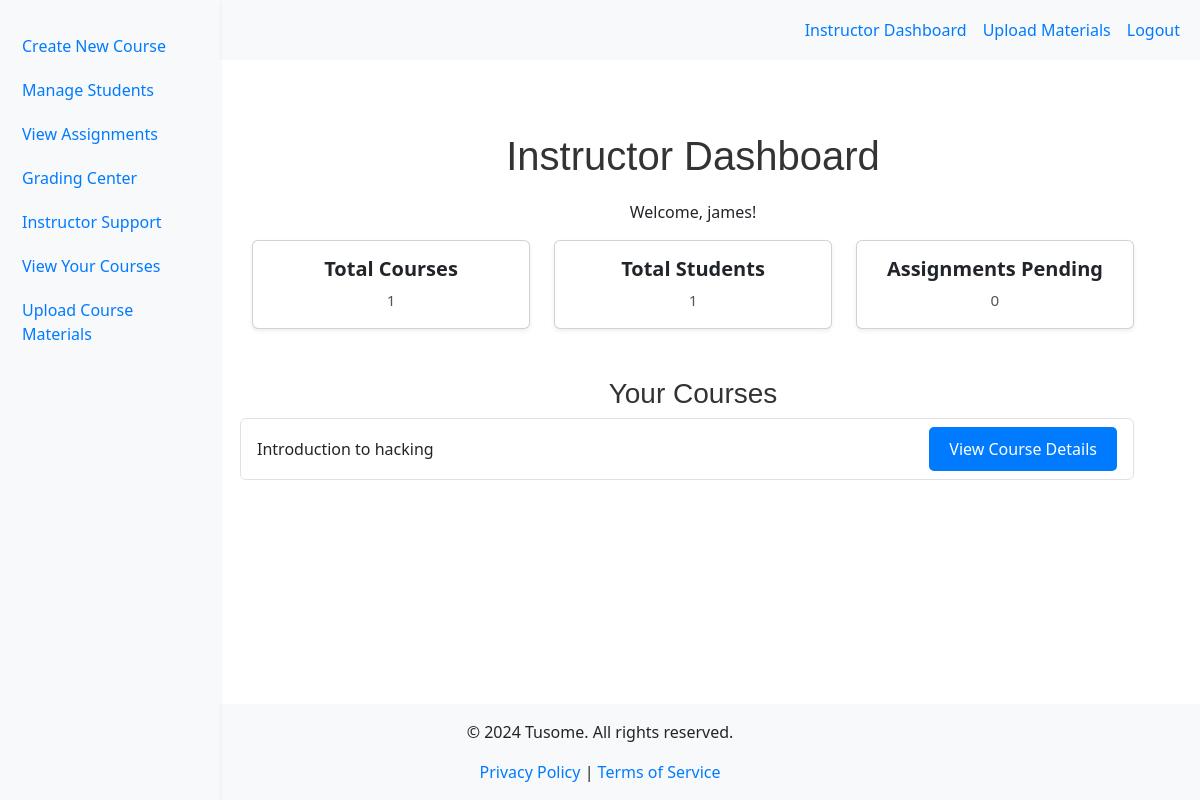
Before: /instructor_dashboard (signed in) with the older database file.
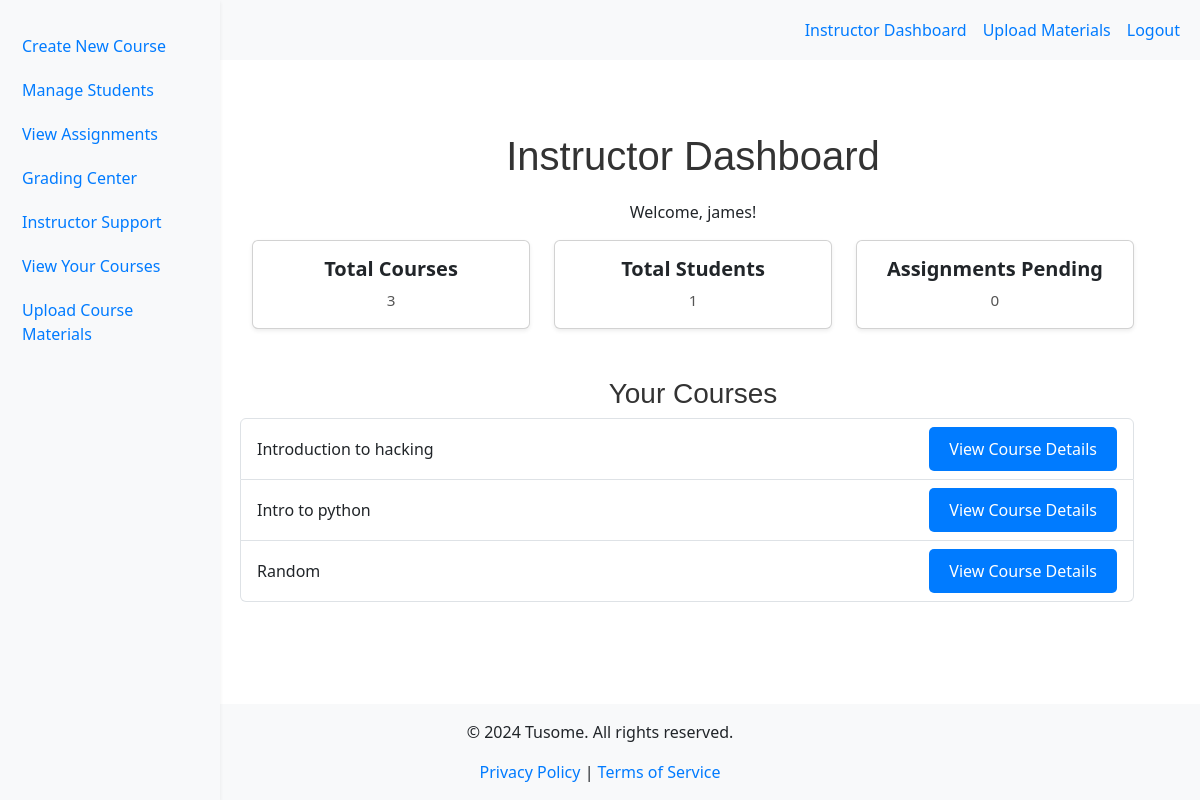
After: the same page with the newer database file.
### models.py (models this page shows)
class Course(db.Model):
    id = db.Column(db.Integer, primary_key=True)
    title = db.Column(db.String(200), nullable=False)
    description = db.Column(db.Text, nullable=False)
    is_featured = db.Column(db.Boolean, default=False)
    instructor_id = db.Column(db.Integer, db.ForeignKey('instructor.id'), nullable=False)
    instructor = db.relationship('Instructor', back_populates='courses')
    lessons = db.relationship('Lesson', back_populates='course', lazy=True)
    quizzes = db.relationship('Quiz', back_populates='course', lazy=True)
    materials = db.relationship('CourseMaterial', back_populates='course', lazy=True)
    enrollments = db.relationship('Enrollment', back_populates='course', lazy=True)
    submissions = db.relationship('Submission', back_populates='course', lazy=True)

### app.py (the view)
@app.route('/instructor_dashboard')
@role_required(RoleEnum.INSTRUCTOR)
def instructor_dashboard():
    instructor = current_user.instructor  # This should now work correctly
    total_courses = Course.query.filter_by(instructor_id=instructor.id).count()
    total_students = Student.query.join(Enrollment).join(Course).filter(Course.instructor_id == instructor.id).distinct().count()
    pending_assignments = Quiz.query.filter_by(status='pending').count()
    courses = instructor.courses  # Fetch all courses associated with the instructor
    return render_template('instructor_dashboard.html',
                           total_courses=total_courses,
                           total_students=total_students,
                           pending_assignments=pending_assignments,
                           courses=courses)

### app.py (called while the page is built)
@app.context_processor
def inject_current_year():
    return {'current_year': datetime.utcnow().year}

@login_manager.user_loader
def load_user(user_id):
    return User.query.get(int(user_id))

@app.context_processor
def inject_roleenum():
    return dict(RoleEnum=RoleEnum)

def role_required(role):
    def decorator(f):
        @wraps(f)
        @login_required  # Ensure the user is logged in
        def decorated_function(*args, **kwargs):
            if current_user.role != role:
                flash('Access denied.', 'danger')
                return redirect(url_for('index'))
            return f(*args, **kwargs)
        return decorated_function
    return decorator

### templates/instructor_dashboard.html
{% extends "base.html" %}
{% block content %}
<div class="container-fluid mt-5">
    <div class="row">
        <nav class="col-md-3 col-lg-2 d-md-block bg-light sidebar shadow-sm" style="position: fixed; top: 0; bottom: 0; left: 0;">
            <div class="position-sticky">
                <ul class="nav flex-column mt-4">
                    <li class="nav-item">
                        <a class="nav-link active" href="{{ url_for('create_course') }}">
                            Create New Course
                        </a>
                    </li>
                    <li class="nav-item">
                        <a class="nav-link" href="{{ url_for('manage_students') }}">
                            Manage Students
                        </a>
                    </li>
                    <li class="nav-item">
                        <a class="nav-link" href="{{ url_for('assignment_overview') }}">
                            View Assignments
                        </a>
                    </li>
                    <li class="nav-item">
                        <a class="nav-link" href="{{ url_for('grading') }}">
                            Grading Center
                        </a>
                    </li>
                    <li class="nav-item">
                        <a class="nav-link" href="{{ url_for('instructor_support') }}">
                            Instructor Support
                        </a>
                    </li>
                    <li class="nav-item">
                        <a class="nav-link" href="{{ url_for('view_courses') }}">
                            View Your Courses
                        </a>
                    </li>
                    <li class="nav-item">
                        {% if current_user.role == RoleEnum.INSTRUCTOR %}
                        <a class="nav-link" href="{{ url_for('upload_material') }}">
                            Upload Course Materials
                        </a>
                        {% endif %}
                    </li>
                </ul>
            </div>
        </nav>
        <main class="col-md-9 ms-sm-auto col-lg-10 px-md-4 offset-lg-2" style="margin-left: 220px;">
            <h1 class="text-center">Instructor Dashboard</h1>
            <p class="text-center">Welcome, {{ current_user.username }}!</p>
            <div class="row text-center mb-5">
                <div class="col-md-4">
                    <div class="card shadow-sm">
                        <div class="card-body">
                            <h5 class="card-title">Total Courses</h5>
                            <p class="card-text">{{ total_courses }}</p>
                        </div>
                    </div>
                </div>
                <div class="col-md-4">
                    <div class="card shadow-sm">
                        <div class="card-body">
                            <h5 class="card-title">Total Students</h5>
                            <p class="card-text">{{ total_students }}</p>
                        </div>
                    </div>
                </div>
                <div class="col-md-4">
                    <div class="card shadow-sm">
                        <div class="card-body">
                            <h5 class="card-title">Assignments Pending</h5>
                            <p class="card-text">{{ pending_assignments }}</p>
                        </div>
                    </div>
                </div>
            </div>
            <div class="row text-center mb-5">
                <h3>Your Courses</h3>
                <ul class="list-group">
                    {% for course in courses %}
                    <li class="list-group-item d-flex justify-content-between align-items-center">
                        <span>{{ course.title }}</span>
                        <a href="{{ url_for('course_details', course_id=course.id) }}" class="btn btn-primary">View Course Details</a>
                    </li>
                    {% endfor %}
                </ul>
            </div>
        </main>
    </div>
</div>
{% endblock %}

Changed rows visible on the page:
added Course: title "Intro to python"
added Course: title "Random"
Other visible differences:
{{ total_courses }}: "1" → "3"
